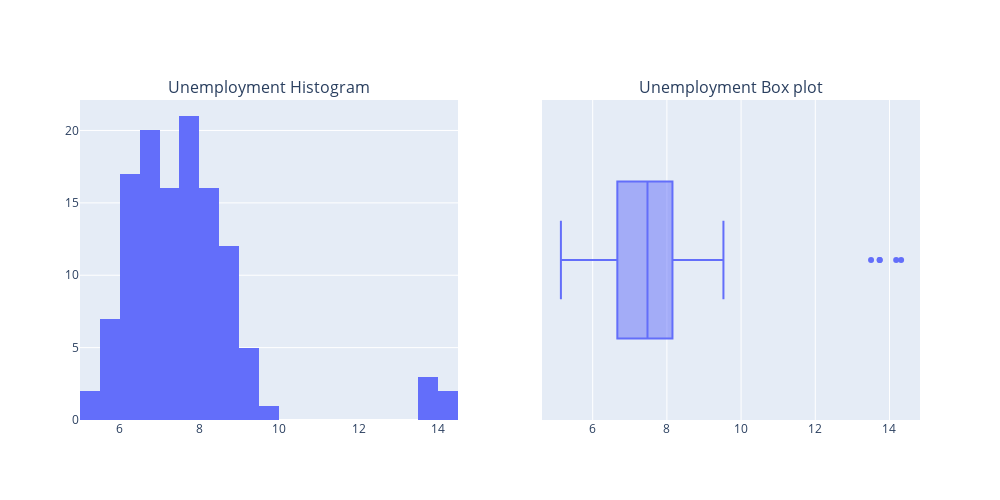

Here is the notebook cell this chart was saved with:
### Markdown cell above
### Weekly sales with respect of Unemployment

### Code cell
print('Mean of Unemployment :', round(data['Unemployment'].mean(), 2))
print('\nMedian of Unemployment :', round(data['Unemployment'].median(),2))

# Create a figure with 2 subplots
fig = sp.make_subplots(rows=1, cols=2, subplot_titles=('Unemployment Histogram', 'Unemployment Box plot'))

# Add the histogram to the first subplot
fig.add_trace(px.histogram(data_frame=data, x='Unemployment').data[0], row=1, col=1)

# Add the box plot to the second subplot
fig.add_trace(px.box(data_frame=data, x='Unemployment').data[0], row=1, col=2)

# Update the layout of the figure
fig.update_layout(width=1000, height=500)

# Display the plot
fig.show()

### Figure 1 — Plotly figure (JSON) as saved in the notebook; plotly's stock layout.template omitted (floating-point values rounded to 4 significant figures; data arrays with more than 128 entries replaced by an {"elided": "..."} marker saying what was removed)
{"data": [{"alignmentgroup": "True", "bingroup": "x", "hovertemplate": "Unemployment=%{x}<br>count=%{y}<extra></extra>", "legendgroup": "", "marker": {"color": "#636efa", "pattern": {"shape": ""}}, "name": "", "offsetgroup": "", "orientation": "v", "showlegend": false, "type": "histogram", "x": {"elided": "136 float values"}, "xaxis": "x", "yaxis": "y"}, {"alignmentgroup": "True", "hovertemplate": "Unemployment=%{x}<extra></extra>", "legendgroup": "", "marker": {"color": "#636efa"}, "name": "", "notched": false, "offsetgroup": "", "orientation": "h", "showlegend": false, "type": "box", "x": {"elided": "136 float values"}, "x0": " ", "xaxis": "x2", "y0": " ", "yaxis": "y2"}], "layout": {"annotations": [{"font": {"size": 16}, "showarrow": false, "text": "Unemployment Histogram", "x": 0.225, "xanchor": "center", "xref": "paper", "y": 1, "yanchor": "bottom", "yref": "paper"}, {"font": {"size": 16}, "showarrow": false, "text": "Unemployment Box plot", "x": 0.775, "xanchor": "center", "xref": "paper", "y": 1, "yanchor": "bottom", "yref": "paper"}], "height": 500, "width": 1000, "xaxis": {"anchor": "y", "domain": [0, 0.45]}, "xaxis2": {"anchor": "y2", "domain": [0.55, 1]}, "yaxis": {"anchor": "x", "domain": [0, 1]}, "yaxis2": {"anchor": "x2", "domain": [0, 1]}}}
